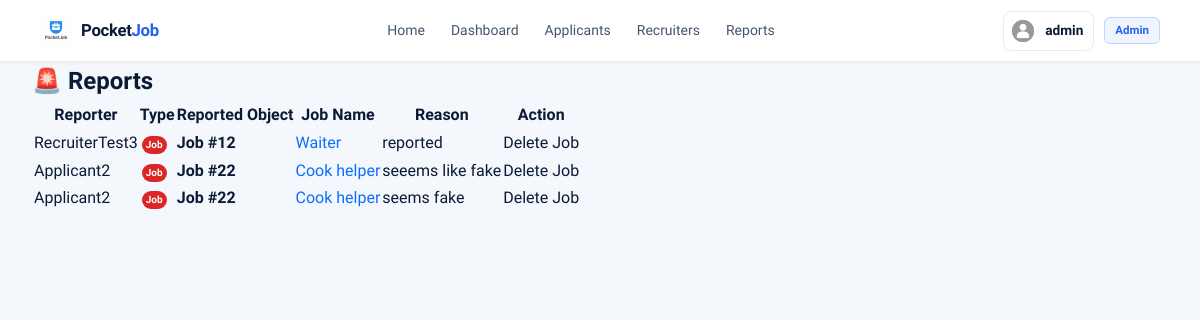
The app's page /reports/ (signed in) with its own data.
### accounts/models.py (models this page shows, shortened)
class Profile(models.Model):
    ROLE_CHOICES = (
        ('ADMIN', 'Admin'),
        ('APPLICANT', 'Applicant'),
        ('RECRUITER', 'Recruiter'),
    )
    user = models.OneToOneField(User, on_delete=models.CASCADE)
    role = models.CharField(max_length=20, choices=ROLE_CHOICES)
    profile_pic = models.ImageField(
        upload_to='profile_pics/',
        default='profile_pics/default_profile.png',
        blank=True,
        null=True
    )
    full_name = models.CharField(max_length=200, blank=True, null=True)
    age = models.IntegerField(blank=True, null=True)
    skills = models.TextField(blank=True, null=True)
    location = models.CharField(max_length=200, blank=True, null=True)
    contact_email = models.EmailField(blank=True, null=True)
    cv = models.FileField(upload_to='cv/', blank=True, null=True)
    description = models.TextField(blank=True, null=True)
    company_name = models.CharField(max_length=200, blank=True, null=True)
    owner_name = models.CharField(max_length=200, blank=True, null=True)
    company_location = models.CharField(max_length=200, blank=True, null=True)
    company_type = models.CharField(max_length=200, blank=True, null=True)
    phone = models.CharField(max_length=20, blank=True, null=True)
    company_email = models.EmailField(blank=True, null=True)
    founded_date = models.DateField(blank=True, null=True)

### reports/models.py (models this page shows, shortened)
class Report(models.Model):
    REPORT_TYPE = (
        ('job', 'Job'),
        ('user', 'User'),
    )
    STATUS_CHOICES = [
        ('PENDING', 'Pending'),
        ('RESOLVED', 'Resolved'),
    ]
    reporter = models.ForeignKey(
        settings.AUTH_USER_MODEL,
        on_delete=models.CASCADE
    )
    report_type = models.CharField(max_length=10, choices=REPORT_TYPE)
    job = models.ForeignKey(
        'Job_Post.Job',
        on_delete=models.CASCADE,
        null=True,
        blank=True
    )
    reported_user = models.ForeignKey(
        settings.AUTH_USER_MODEL,
        on_delete=models.CASCADE,
        null=True,
        blank=True,
        related_name='reported_user'
    )
    reason = models.TextField()
    status = models.CharField(max_length=10, choices=STATUS_CHOICES, default='PENDING')
    created_at = models.DateTimeField(auto_now_add=True)

### Job_Post/models.py (models this page shows, shortened)
class Job(models.Model):
    JOB_TYPE_CHOICES = [
        ('Part Time', 'Part Time'),
        ('Full Time', 'Full Time'),
        ('Flexible', 'Flexible'),
    ]
    recruiter = models.ForeignKey(
        User,
        on_delete=models.CASCADE,
        related_name='jobs'
    )
    title = models.CharField(max_length=200)
    tags = models.CharField(max_length=200)
    location = models.CharField(max_length=255, default="Unknown")
    job_type = models.CharField(
        max_length=50,
        choices=JOB_TYPE_CHOICES,
        default='Full Time'
    )
    min_salary = models.IntegerField(null=True, blank=True)
    max_salary = models.IntegerField(null=True, blank=True)
    negotiable = models.BooleanField(default=False)
    description = models.TextField()
    responsibilities = models.TextField()
    image = models.ImageField(
        upload_to='job_images/',
        null=True,
        blank=True
    )
    is_active = models.BooleanField(default=False)
    created_at = models.DateTimeField(auto_now_add=True)
    deadline = models.DateTimeField(null=True, blank=True)

### reports/views.py (the view)
# urls.py: path('reports/', views.admin_reports, name='admin_reports'),
@staff_member_required
def admin_reports(request):
    reports = Report.objects.all().order_by('-created_at')
    return render(request, 'reports/admin_reports.html', {
        'reports': reports
    })

### accounts/context_processors.py (called while the page is built)
def notification_count(request):
    if request.user.is_authenticated:
        count = Notification.objects.filter(
            user=request.user,
            is_read=False
        ).count()
        return {'notification_count': count}
    return {}

### chat/context_processors.py (called while the page is built)
def unread_messages(request):
    if request.user.is_authenticated:
        unread_count = Message.objects.filter(
            chatroom__in=ChatRoom.objects.filter(
                Q(recruiter=request.user) | Q(applicant=request.user)
            ),
            is_read=False
        ).exclude(sender=request.user).count()
        return {'unread_count': unread_count}
    return {'unread_count': 0}

### templates/reports/admin_reports.html
{% extends 'base.html' %}
{% block content %}
<div class="container mt-5">
    <h2 class="mb-4">🚨 Reports</h2>
    <table class="table table-bordered table-hover align-middle">
        <thead class="table-dark">
            <tr>
                <th>Reporter</th>
                <th>Type</th>
                <th>Reported Object</th>
                <th>Job Name</th>
                <th>Reason</th>
                <th>Action</th>
            </tr>
        </thead>
        <tbody>
            {% for report in reports %}
            <tr>
                <td>{{ report.reporter.username }}</td>
                <td>
                    {% if report.report_type == 'job' %}
                        <span class="badge bg-primary">Job</span>
                    {% else %}
                        <span class="badge bg-secondary">User</span>
                    {% endif %}
                </td>
                <td>
                    <a href="{% url 'report_detail' report.id %}"
                       style="text-decoration:none; font-weight:600;">
                        {% if report.report_type == 'job' %}
                            Job #{{ report.job.id }}
                        {% else %}
                            {{ report.reported_user.username }}
                        {% endif %}
                    </a>
                </td>
                <td>
                    {% if report.report_type == 'job' %}
                        <a href="{% url 'job_detail' report.job.id %}"
                           style="text-decoration:none; color:#0d6efd; font-weight:500;">
                            {{ report.job.title }}
                        </a>
                    {% else %}
                        —
                    {% endif %}
                </td>
                <td>{{ report.reason|truncatechars:50 }}</td>
                <td>
                    {% if report.report_type == 'job' %}
                        <a href="{% url 'delete_reported_job' report.job.id %}"
                           class="btn btn-danger btn-sm"
                           onclick="return confirm('Delete this job?');">
                            Delete Job
                        </a>
                    {% else %}
                        <a href="{% url 'ban_user' report.reported_user.id %}"
                           class="btn btn-warning btn-sm"
                           onclick="return confirm('Ban this user?');">
                            Ban User
                        </a>
                    {% endif %}
                </td>
            </tr>
            {% endfor %}
        </tbody>
    </table>
</div>
{% endblock %}

### templates/base.html (shortened to what this page needs)
{% load static %}
<!DOCTYPE html>
<html lang="en">
<head>
  <link rel="stylesheet" href="{% static 'css/home.css' %}">
  <link rel="stylesheet" href="{% static 'css/nav.css' %}">
</head>
<body>
<header class="navbar">
  <div class="logo">
    <img src="{% static 'images/pocketJob_logo.png' %}" class="logo-img" alt="Pocket Job">
    <strong class="logo-text">Pocket<span class="logo-accent">Job</span></strong>
  </div>
  <nav>
    {% if user.is_authenticated %}
      {% if user.is_staff %}
        <a href="{% url 'home' %}">Home</a>
        <a href="{% url 'admin_dashboard' %}">Dashboard</a>
        <a href="{% url 'view_applicants' %}">Applicants</a>
        <a href="{% url 'view_recruiters' %}">Recruiters</a>
        <a href="{% url 'admin_reports' %}">Reports</a>
      {% endif %}
    {% else %}
      <a href="{% url 'home' %}">Home</a>
      <a href="{% url 'about' %}">About</a>
    {% endif %}
  </nav>
  <div class="profile">
    {% if user.is_authenticated %}
      <a href="{% url 'profile' %}" class="profile-link">
        {% if user.profile and user.profile.profile_pic %}
          <img src="{{ user.profile.profile_pic.url }}" class="profile-pic" alt="{{ user.username }}">
        {% else %}
          <img src="{% static 'images/default.png' %}" class="profile-pic">
        {% endif %}
        <span>{{ user.username }}</span>
      </a>
      <span class="role-badge">
        {% if user.is_staff %}Admin
        {% elif user.profile.role == "APPLICANT" %}Applicant
        {% elif user.profile.role == "RECRUITER" %}Recruiter
        {% endif %}
      </span>
    {% else %}
      <a href="{% url 'login' %}" class="nav-login-btn">Log In</a>
    {% endif %}
  </div>
</header>
{% block content %}
{% endblock %}
</body>
</html>

### static/css/home.css (style rules this page uses)
:root { --blue: #2563eb; --blue-dark: #1d4ed8; --blue-bg: #eff4ff; --blue-mid: #c3d3fd; --cyan: #0ea5e9; --green: #16a34a; --green-bg: #dcfce7; --red: #dc2626; --ink: #0c1b35; --ink-2: #44556f; --ink-3: #8fa3bc; --border: #e2eaf4; --border-lt: #eef2f9; --card: #ffffff; --bg: #f4f7fb; --footer-bg: #0d1b2e; --r-sm: 8px; --r: 12px; --r-lg: 18px; --r-xl: 26px; --sh-sm: 0 2px 8px rgba(12,27,53,0.07); --sh: 0 4px 20px rgba(12,27,53,0.09); --sh-lg: 0 14px 36px rgba(12,27,53,0.13); --sh-bl: 0 4px 16px rgba(37,99,235,0.28); --ease: 0.2s ease; }
*, *::before, *::after { box-sizing: border-box; margin: 0; padding: 0; }
html { scroll-behavior: smooth; }
body { font-family: 'Plus Jakarta Sans', 'Segoe UI', system-ui, -apple-system, sans-serif; background: var(--bg); color: var(--ink); line-height: 1.6; -webkit-font-smoothing: antialiased; overflow-x: hidden; max-width: 100vw; }
img { max-width: 100%; display: block; }
a { text-decoration: none; color: inherit; }
.container { max-width: 1200px; margin: 0 auto; padding: 0 32px; width: 100%; }

### static/css/nav.css (style rules this page uses)
* { box-sizing: border-box; }
.navbar { display: flex; justify-content: space-between; align-items: center; padding: 0 40px; height: 62px; background: #ffffff; border-bottom: 1px solid #e5eaf3; position: sticky; top: 0; z-index: 999; box-shadow: 0 1px 4px rgba(0,0,0,0.05); transition: box-shadow 0.2s ease; width: 100%; }
.logo { display: flex; align-items: center; gap: 9px; flex-shrink: 0; text-decoration: none; }
.logo-img { width: 32px; height: 32px; object-fit: contain; display: block; }
.logo-text { font-size: 1.05rem; font-weight: 800; color: #0c1b35; letter-spacing: -0.02em; font-family: 'Plus Jakarta Sans', sans-serif; }
.logo-accent { color: #2563eb; }
.navbar nav { display: flex; align-items: center; gap: 2px; flex: 1; justify-content: center; }
.navbar nav a { display: inline-flex; align-items: center; gap: 4px; padding: 7px 12px; border-radius: 7px; text-decoration: none; color: #44556f; font-weight: 500; font-size: 0.875rem; font-family: 'Plus Jakarta Sans', sans-serif; transition: color 0.18s, background 0.18s; white-space: nowrap; }
.badge { display: inline-flex; align-items: center; justify-content: center; min-width: 18px; height: 18px; padding: 0 4px; background: #dc2626; color: white; border-radius: 99px; font-size: 10px; font-weight: 700; line-height: 1; margin-left: 2px; }
.profile { display: flex; align-items: center; gap: 10px; flex-shrink: 0; }
.profile-link { display: flex; align-items: center; gap: 8px; text-decoration: none; color: #0c1b35; padding: 5px 10px 5px 5px; border-radius: 8px; border: 1.5px solid #e5eaf3; font-size: 0.855rem; font-weight: 600; font-family: 'Plus Jakarta Sans', sans-serif; transition: border-color 0.18s, background 0.18s; }
.profile-pic { width: 28px; height: 28px; border-radius: 7px; object-fit: cover; display: block; flex-shrink: 0; }
.role-badge { background: #eff4ff; border: 1px solid #c3d3fd; color: #2563eb; padding: 3px 10px; border-radius: 6px; font-size: 11.5px; font-weight: 600; font-family: 'Plus Jakarta Sans', sans-serif; white-space: nowrap; }

### records on screen
Report: reporter.username "RecruiterTest3", report_type "Job", job.id "12", job "Waiter", reason "reported"
Report: reporter.username "Applicant2", report_type "Job", job.id "22", job "Cook helper", reason "seeems like fake"
Report: reporter.username "Applicant2", report_type "Job", job.id "22", job "Cook helper", reason "seems fake"

### other values on screen
{{ user.username }} "admin"
